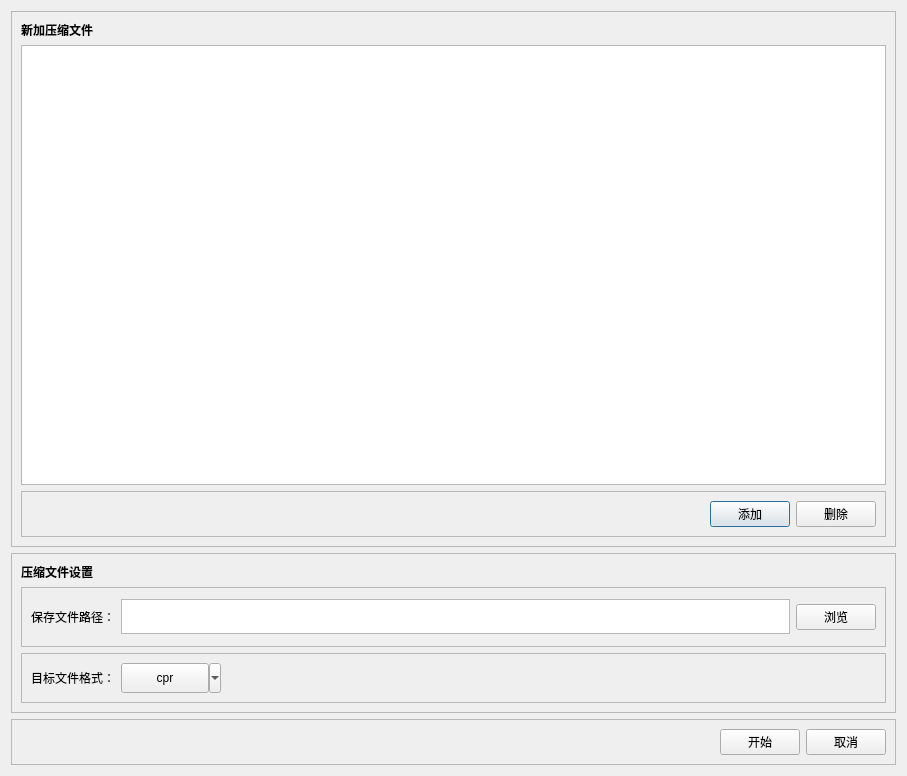
<?xml version="1.0" encoding="UTF-8"?>
<ui version="4.0">
 <class>ComDialog</class>
 <widget class="QDialog" name="ComDialog">
  <property name="geometry">
   <rect>
    <x>0</x>
    <y>0</y>
    <width>907</width>
    <height>776</height>
   </rect>
  </property>
  <property name="windowTitle">
   <string>新建压缩文件</string>
  </property>
  <layout class="QVBoxLayout" name="verticalLayout_2">
   <item>
    <widget class="QFrame" name="frame">
     <property name="frameShape">
      <enum>QFrame::StyledPanel</enum>
     </property>
     <property name="frameShadow">
      <enum>QFrame::Raised</enum>
     </property>
     <layout class="QGridLayout" name="gridLayout">
      <item row="0" column="0">
       <widget class="QLabel" name="label">
        <property name="font">
         <font>
          <weight>75</weight>
          <bold>true</bold>
          <stylestrategy>PreferAntialias</stylestrategy>
         </font>
        </property>
        <property name="text">
         <string>新加压缩文件</string>
        </property>
       </widget>
      </item>
      <item row="1" column="0">
       <widget class="QTableWidget" name="tw">
        <property name="editTriggers">
         <set>QAbstractItemView::NoEditTriggers</set>
        </property>
        <property name="selectionBehavior">
         <enum>QAbstractItemView::SelectRows</enum>
        </property>
        <property name="showGrid">
         <bool>true</bool>
        </property>
        <property name="rowCount">
         <number>0</number>
        </property>
        <attribute name="horizontalHeaderVisible">
         <bool>false</bool>
        </attribute>
        <attribute name="verticalHeaderVisible">
         <bool>false</bool>
        </attribute>
        <attribute name="verticalHeaderHighlightSections">
         <bool>true</bool>
        </attribute>
        <column>
         <property name="text">
          <string>名称</string>
         </property>
        </column>
        <column>
         <property name="text">
          <string>大小</string>
         </property>
        </column>
        <column>
         <property name="text">
          <string>创建时间</string>
         </property>
        </column>
        <column>
         <property name="text">
          <string>最后修改时间</string>
         </property>
        </column>
        <column>
         <property name="text">
          <string>文件路径</string>
         </property>
        </column>
       </widget>
      </item>
      <item row="2" column="0">
       <widget class="QFrame" name="frame_2">
        <property name="frameShape">
         <enum>QFrame::StyledPanel</enum>
        </property>
        <property name="frameShadow">
         <enum>QFrame::Raised</enum>
        </property>
        <layout class="QHBoxLayout" name="horizontalLayout">
         <item>
          <spacer name="horizontalSpacer">
           <property name="orientation">
            <enum>Qt::Horizontal</enum>
           </property>
           <property name="sizeHint" stdset="0">
            <size>
             <width>474</width>
             <height>20</height>
            </size>
           </property>
          </spacer>
         </item>
         <item>
          <widget class="QPushButton" name="addFileNamesButton">
           <property name="text">
            <string>添加</string>
           </property>
           <property name="default">
            <bool>false</bool>
           </property>
          </widget>
         </item>
         <item>
          <widget class="QPushButton" name="delteFileNamesButton">
           <property name="enabled">
            <bool>true</bool>
           </property>
           <property name="text">
            <string>删除</string>
           </property>
           <property name="checkable">
            <bool>false</bool>
           </property>
           <property name="default">
            <bool>false</bool>
           </property>
           <property name="flat">
            <bool>false</bool>
           </property>
          </widget>
         </item>
        </layout>
       </widget>
      </item>
     </layout>
    </widget>
   </item>
   <item>
    <widget class="QFrame" name="frame_3">
     <property name="minimumSize">
      <size>
       <width>0</width>
       <height>0</height>
      </size>
     </property>
     <property name="maximumSize">
      <size>
       <width>16777215</width>
       <height>160</height>
      </size>
     </property>
     <property name="frameShape">
      <enum>QFrame::StyledPanel</enum>
     </property>
     <property name="frameShadow">
      <enum>QFrame::Raised</enum>
     </property>
     <layout class="QGridLayout" name="gridLayout_3">
      <item row="1" column="0">
       <widget class="QFrame" name="frame_6">
        <property name="frameShape">
         <enum>QFrame::StyledPanel</enum>
        </property>
        <property name="frameShadow">
         <enum>QFrame::Raised</enum>
        </property>
        <layout class="QHBoxLayout" name="horizontalLayout_3">
         <item>
          <widget class="QLabel" name="label_3">
           <property name="minimumSize">
            <size>
             <width>60</width>
             <height>0</height>
            </size>
           </property>
           <property name="text">
            <string>保存文件路径：</string>
           </property>
          </widget>
         </item>
         <item>
          <widget class="QTextEdit" name="textEdit">
           <property name="maximumSize">
            <size>
             <width>16777215</width>
             <height>35</height>
            </size>
           </property>
           <property name="readOnly">
            <bool>true</bool>
           </property>
          </widget>
         </item>
         <item>
          <widget class="QPushButton" name="choseFilePathButton">
           <property name="text">
            <string>浏览</string>
           </property>
          </widget>
         </item>
        </layout>
       </widget>
      </item>
      <item row="0" column="0">
       <widget class="QLabel" name="label_2">
        <property name="font">
         <font>
          <weight>75</weight>
          <bold>true</bold>
         </font>
        </property>
        <property name="text">
         <string>压缩文件设置</string>
        </property>
       </widget>
      </item>
      <item row="2" column="0">
       <widget class="QFrame" name="frame_7">
        <property name="frameShape">
         <enum>QFrame::StyledPanel</enum>
        </property>
        <property name="frameShadow">
         <enum>QFrame::Raised</enum>
        </property>
        <layout class="QGridLayout" name="gridLayout_2">
         <item row="0" column="1">
          <widget class="QToolButton" name="choseFileTypeButton">
           <property name="minimumSize">
            <size>
             <width>100</width>
             <height>30</height>
            </size>
           </property>
           <property name="text">
            <string>cpr</string>
           </property>
           <property name="popupMode">
            <enum>QToolButton::MenuButtonPopup</enum>
           </property>
           <property name="toolButtonStyle">
            <enum>Qt::ToolButtonTextBesideIcon</enum>
           </property>
           <property name="arrowType">
            <enum>Qt::NoArrow</enum>
           </property>
          </widget>
         </item>
         <item row="0" column="0">
          <widget class="QLabel" name="label_4">
           <property name="minimumSize">
            <size>
             <width>60</width>
             <height>0</height>
            </size>
           </property>
           <property name="text">
            <string>目标文件格式：</string>
           </property>
          </widget>
         </item>
         <item row="0" column="2">
          <spacer name="horizontalSpacer_3">
           <property name="orientation">
            <enum>Qt::Horizontal</enum>
           </property>
           <property name="sizeHint" stdset="0">
            <size>
             <width>105</width>
             <height>20</height>
            </size>
           </property>
          </spacer>
         </item>
        </layout>
       </widget>
      </item>
     </layout>
    </widget>
   </item>
   <item>
    <widget class="QFrame" name="frame_4">
     <property name="frameShape">
      <enum>QFrame::StyledPanel</enum>
     </property>
     <property name="frameShadow">
      <enum>QFrame::Raised</enum>
     </property>
     <layout class="QHBoxLayout" name="horizontalLayout_2">
      <item>
       <spacer name="horizontalSpacer_2">
        <property name="orientation">
         <enum>Qt::Horizontal</enum>
        </property>
        <property name="sizeHint" stdset="0">
         <size>
          <width>494</width>
          <height>20</height>
         </size>
        </property>
       </spacer>
      </item>
      <item>
       <widget class="QPushButton" name="StartButton">
        <property name="text">
         <string>开始</string>
        </property>
       </widget>
      </item>
      <item>
       <widget class="QPushButton" name="CanelButton">
        <property name="text">
         <string>取消</string>
        </property>
       </widget>
      </item>
     </layout>
    </widget>
   </item>
  </layout>
 </widget>
 <resources/>
 <connections/>
</ui>
